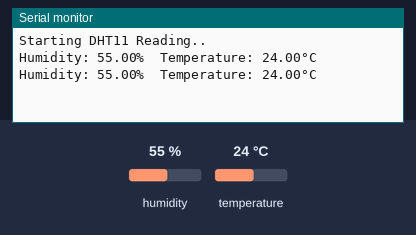
This sketch was run on a simulated Arduino Uno, built with avr-gcc and run on an emulated ATmega328P. Parts: the last lines printed to the serial monitor. Inputs (shaded band) come from the test bench; at power-on: humidity 55 %, temperature 24 °C.

Above: at 2.8 s.
2.9 s: humidity set to 22 %
At 4.9 s:
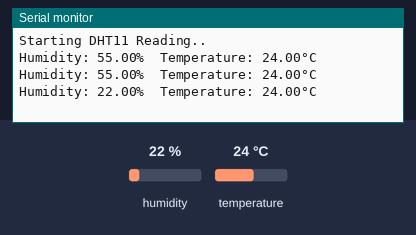
5.6 s: temperature set to 12 °C
At 7.3 s:
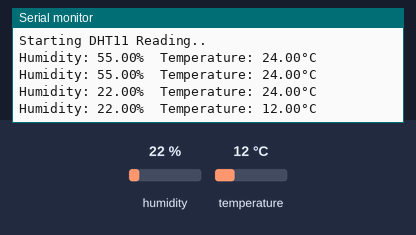
8.3 s: humidity set to 40 %
At 10.9 s:
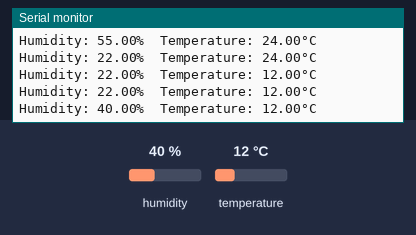
Timing chart, 0 to 12.4 s (numbered marks = the images above; inputs shaded):
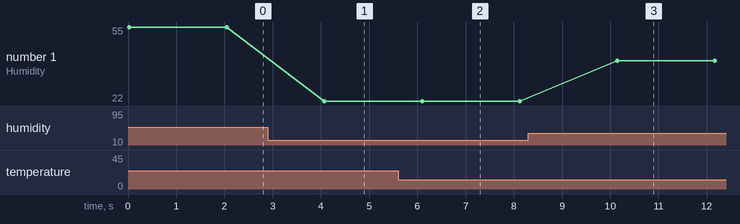

The sketch:

sketch_project08.ino
```cpp
/*
Arduino Training Series by UniKidz
Robotic Programming Your Engineer
This code can be downloaded from https://github.com/efadzli/arduino_beginners
You need to download a library: DHT sensor library by Adafruit (https://github.com/adafruit/DHT-sensor-library)
*/

#include <DHT.h>

#define DHTPIN 7
#define DHTTYPE DHT11
DHT dht(DHTPIN, DHTTYPE);

void setup() {
  Serial.begin(9600);
  Serial.println("Starting DHT11 Reading..");

  dht.begin();
}

void loop() {

  float h = dht.readHumidity();
  float t = dht.readTemperature();

  Serial.print("Humidity: ");
  Serial.print(h);
  Serial.print("%  Temperature: ");
  Serial.print(t);
  Serial.println("°C ");

  delay(2000);
}
```

Measured:
- after the input at 2.9 s, the serial monitor: prints a new line after 1.2 s (image 1)
- after the input at 5.6 s, the serial monitor: prints a new line after 0.50 s (image 2)
- after the input at 8.3 s, the serial monitor: prints a new line after 1.8 s (image 3)
- plotted number 1: 55 → 22 after the input at 2.9 s, 22 → 40 after the input at 8.3 s
